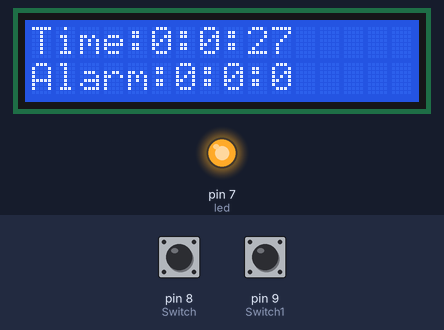
Bench run of a sketch on a simulated Arduino Uno, built with avr-gcc and run on an emulated ATmega328P. On the bench: 16×2 character LCD, output pins drawn as LEDs (lit = HIGH). The inputs (shaded band) are chosen by the test bench; at power-on: pin 8 (Switch) HIGH, pin 9 (Switch1) HIGH.

Above: at 1.26 s.
1.3 s: pin 8 (Switch) pulled LOW for 0.15 s
At 1.7 s:
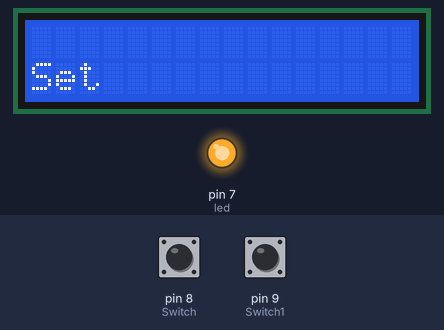
2.9 s: pin 8 (Switch) pulled LOW for 1 s
At 4.0 s:
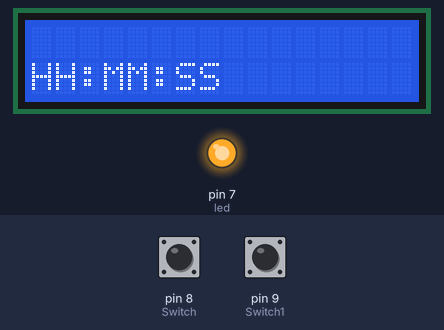
5.4 s: pin 8 (Switch) pulled LOW for 0.15 s
At 5.9 s:
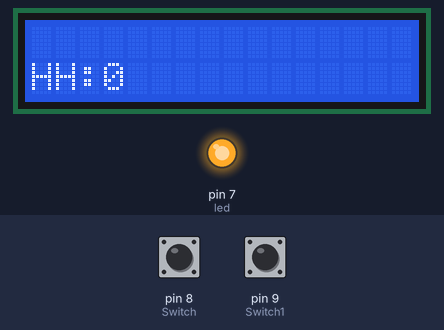
7.0 s: pin 9 (Switch1) pulled LOW for 0.15 s
At 8.2 s:
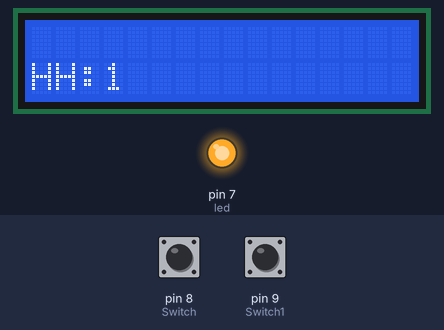
8.6 s: pin 9 (Switch1) pulled LOW for 1 s
At 9.5 s:
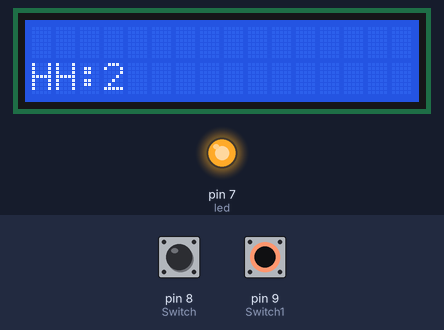
Timing chart, 0 to 11.6 s (numbered marks = the images above; inputs shaded):
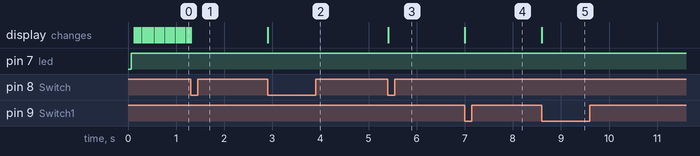

Measured:
- after the input at 1.3 s, pin 7 (led): stays HIGH (without the input it goes to LOW after 1.4 s); the display: changes at once (image 1)
- after the input at 2.9 s, the display: changes at once (image 2)
- after the input at 5.4 s, the display: changes at once (image 3)
- after the input at 7.0 s, the display: changes at once (image 4)
- after the input at 8.6 s, the display: changes at once (image 5)

The sketch:

BuzzerAlaramSystemWithSet.ino
```cpp
#include <LiquidCrystal.h>
LiquidCrystal lcd(12, 11, 5, 4, 3, 2);
int led = 7;
int Switch = 8;
int Switch1 = 9;
int h, m, s;
int i, j=0, k=0, l=0;


void setup()
{
  Serial.begin(9600);
  lcd.begin(16,2);
  lcd.print("HELLO");
  pinMode(led, OUTPUT);
  pinMode(Switch, INPUT);
  digitalWrite(Switch, HIGH);
  pinMode(Switch1, INPUT);
  digitalWrite(Switch1, HIGH);
}

void loop()
{
        for(h=0; h<24; h++)
        {
          for(m=0; m<=60; m++)
            {
                for(s=0; s<=60; s++)
                  {
                        lcd.setCursor(0,0);
                        lcd.print("Time");
                        lcd.print(":");
                        lcd.print(h);
                        Set();
                        stor();
                        lcd.print(":");
                        lcd.print(m);
                        Set();
                        stor();
                        lcd.print(":");
                        lcd.print(s);
                        Set();
                        stor();

                        lcd.setCursor(0,1);
                        lcd.print("Alarm");
                        lcd.print(":");
                        lcd.print(j);
                        lcd.print(":");
                        lcd.print(k);
                        lcd.print(":");
                        lcd.print(l);
                        delay(10);
                   }
                 digitalWrite(led, LOW);
                 //  delay(1000);
           }
        }
}

    void stor()
        {
          if(h==j && m==k )
            {
              digitalWrite(led, HIGH);
              delay(10);
            }
        }

     void Set()
         {
            abc:
            if(digitalRead(Switch) == LOW)
                {
                  while(1)
                      {
                        if(digitalRead(Switch) == LOW)
                           {
                             lcd.clear();
                             i++;

                     switch(i)
                           {
                            case 1: lcd.setCursor(0,1);
                                     lcd.print("Set");
                                     delay(1000);
                                     break;

                            case 2: lcd.setCursor(0,1);
                                    lcd.print("HH");
                                    lcd.print(":");
                                    lcd.print("MM");
                                    lcd.print(":");
                                    lcd.print("SS");
                                    delay(1000);
                                    break;

                            case 3: lcd.clear();
                                    lcd.setCursor(0,1);
                                    lcd.print("HH:");
                                    j=0;
                                    lcd.print(j);
                                    delay(1000);
                                    while(1)
                                    {
                                      if (digitalRead(Switch1) == LOW)
                                        {
                                             j++;
                                             lcd.clear();
                                             lcd.setCursor(0,1);
                                             lcd.print("HH:");
                                             lcd.print(j);
                                             delay(1500);
                                          if (digitalRead(Switch1) == LOW)
                                            {
                                                delay(5000);
                                             if (digitalRead(Switch1) == LOW)
                                                 break;
                                             }
                                          if (j == 23)
                                              j=0;
                                          }
                                      }
                                     break;

                            case 4: lcd.clear();
                                    lcd.setCursor(0,1);
                                    lcd.print("MM:");
                                    k=0;
                                    lcd.print(k);
                                    delay(1000);
                                    while(1)
                                    {
                                      if (digitalRead(Switch1) == LOW)
                                        {
                                             k++;
                                             lcd.clear();
                                             lcd.setCursor(0,1);
                                             lcd.print("MM:");
                                             lcd.print(k);
                                             delay(100);
                                            if (digitalRead(Switch1) == LOW)
                                               {
                                                  delay(5000);
                                                if(digitalRead(Switch1) == LOW)
                                                 break;
                                               }
                                                if (k == 60)
                                                    k=0;
                                          }
                                      }
                                     break;

                            case 5: lcd.clear();
                                    lcd.setCursor(0,1);
                                    lcd.print("SS:");
                                    l=0;
                                    lcd.print(l);
                                    delay(1000);
                                    while(1)
                                    {
                                      if (digitalRead(Switch1) == LOW)
                                        {
                                             l++;
                                             lcd.clear();
                                             lcd.setCursor(0,1);
                                             lcd.print("SS:");
                                             lcd.print(l);
                                             delay(100);
                                             if (digitalRead(Switch1) == LOW)
                                            {
                                                delay(5000);
                                             if (digitalRead(Switch1) == LOW)
                                                 break;
                                            }
                                             if (l == 60)
                                                 l=0;
                                          }
                                      }
                                     break;

                              case 6: goto abc;
                                      break;

                          }
                          }}}
          }
```
